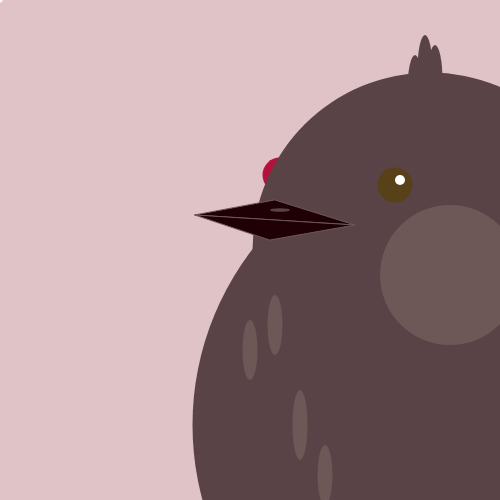
Frame 1 (no input)
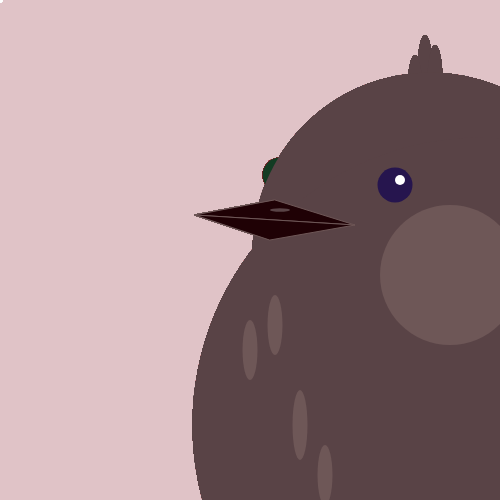
Frame 60 (no input)
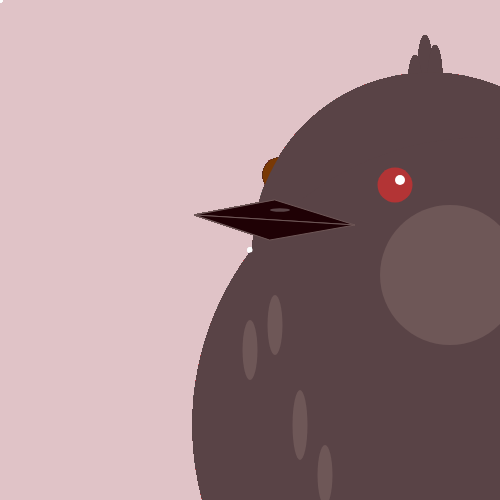
Frame 120 (the mouse pressed at the canvas centre since frame 60)

The p5.js sketch that drew these frames (run headless with seeded random() and noise() and a simulated clock; from frame 60 on, the mouse is pressed at the canvas centre):

// p5.js sketch
// ── sketch.js
function setup() {
    createCanvas(500, 500);
    
    background(224, 195, 199);
  }
  
  function draw() {
    
    noStroke()
    
    tufts()
    
    //left eye//
    fill(random(255),random(80),random(80));
    ellipse(width*.56,width*.35,width*.07);
    
    //head//
    fill(89, 67, 70);
    ellipse(width*.86,width*.5,width*.71);
    
    //chest//
    ellipse(width*.96,width*.85,width*1.15,)
    
    //right eye//
    fill(random(255),random(80),random(80));
    ellipse(width*.79,width*.37,width*.07);
  
    shine()
  
    //cheek//
    fill(110, 87, 87);
    ellipse(width*.9,width*.55,width*.28); 
    
    chest()
    
    beak()
    
    //nostril//
    noStroke()
    fill(89, 67, 70);
    ellipse(width*.56, width*.42,width*.04,width*.007);  
    
    fill(255)
    ellipse(mouseX,mouseY,width*.01)
  }
  
  function beak(){
    stroke(110, 87, 87);
    fill(31, 1, 5);
    triangle(width*.55,width*.4,width*.71,width*.45,width*.39,width*.43);
    triangle(width*.54,width*.48,width*.71,width*.45,width*.39,width*.43);
  }
  
  function body(posX,posY,size){
    ellipse(posX,posY,size)
  }
  
  function chest(){
    ellipse(width*.6,width*.85,width*.03,width*.14);
    ellipse(width*.5,width*.7,width*.03,width*.12);
    ellipse(width*.55,width*.65,width*.03,width*.12);
    ellipse(width*.65,width*.95,width*.03,width*.12);
  }
  
  function leftEye(){
    fill(random(255),random(80),random(80))
    frameRate(10);
    ellipse(width*.56,width*.35,width*.07);
  }
  
  function rightEye(){
    fill(random(255),random(80),random(80));
    ellipse(width*.79,width*.37,width*.07);
  }
  
  function shine(){
    fill(255, 255, 255);
    ellipse(width*.8,width*.36,width*.02, width*.02);
  }
  
  function tufts(){
    fill(89, 67, 70);
    ellipse(width*.85,width*.14,width*.03,width*.14);
    ellipse(width*.87,width*.16,width*.03,width*.14);
    ellipse(width*.83,width*.18,width*.03,width*.14);
  }
  
  
